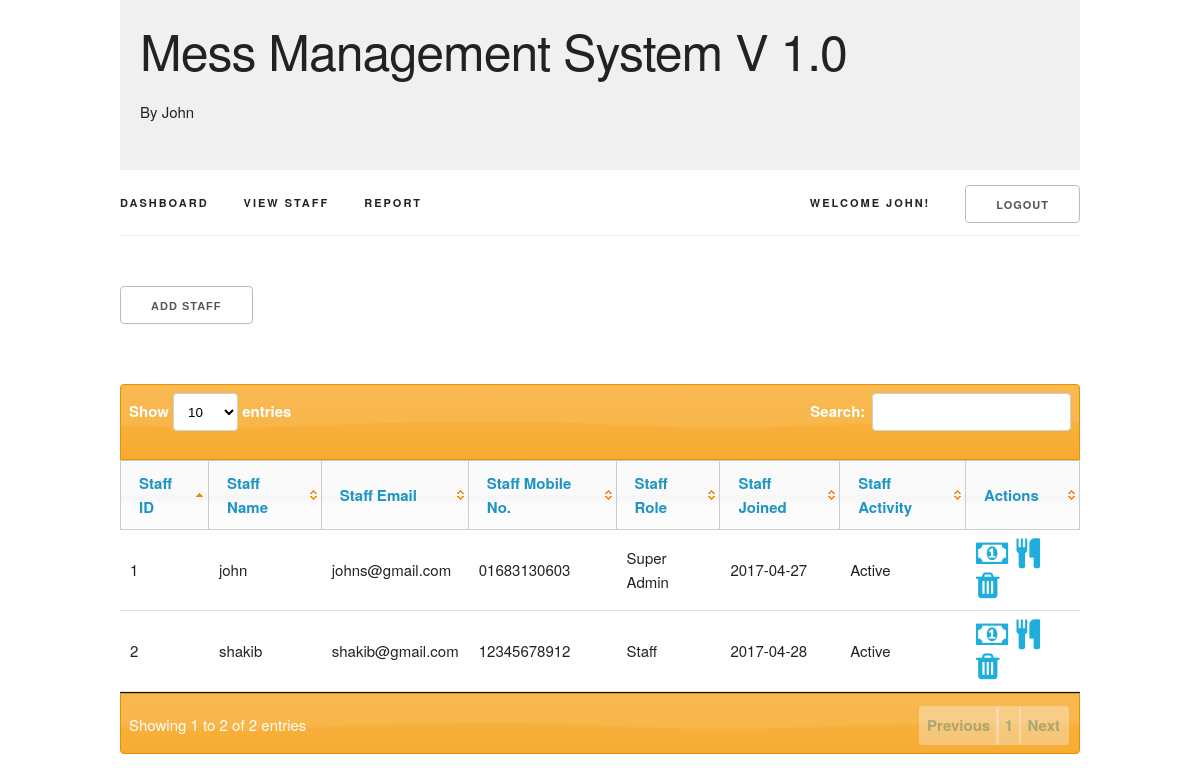
/staff.php (signed in), run on the app's committed database.
### tables this page shows
CREATE TABLE `mm_user` (
  `mm_user_id` int(11) NOT NULL,
  `mm_user_name` varchar(45) NOT NULL,
  `mm_user_email` varchar(45) NOT NULL,
  `mm_user_mobile` varchar(45) NOT NULL,
  `mm_user_pass` varchar(100) NOT NULL,
  `mm_user_created_at` date NOT NULL,
  `mm_user_role` int(11) NOT NULL,
  `mm_user_status` enum('1','0') NOT NULL
);

### config.php (called while the page is built, shortened)
<?php
function getStaffDetails( $con ) {
    $query = "SELECT * FROM mm_user";
    $result = mysqli_query( $con, $query );
    return $result;
}

### staff.php (the view, shortened to what this page needs)
<?php
    require 'config.php';
    $con = dbConnect();
    $details = getStaffDetails( $con );
?>
<?php require 'header.php' ?>
<?php require 'navbar.php' ?>
<div class="content">
    <button class="button" id="staffAddCall">Add Staff</button>
</div>
<div class="row">
    <div class="twelve columns">
        <table class="u-full-width" id='mess-tables'>
            <thead>
                <tr>
                    <th>Staff ID</th>
                    <th>Staff Name</th>
                    <th>Staff Email</th>
                    <th>Staff Mobile No.</th>
                    <th>Staff Role</th>
                    <th>Staff Joined</th>
                    <th>Staff Activity</th>
                    <?php if ( $_SESSION['mm_user_role'] == 1 ) : ?>
                    <th>Actions</th>
                    <?php endif; ?>
                </tr>
            </thead>
            <tbody>
                <?php while ( $row = mysqli_fetch_assoc( $details ) ) : ?>
                <tr>
                    <td><?php echo $row['mm_user_id']; ?></td>
                    <td><?php echo $row['mm_user_name']; ?></td>
                    <td><?php echo $row['mm_user_email']; ?></td>
                    <td><?php echo $row['mm_user_mobile']; ?></td>
                    <td><?php echo ( $row['mm_user_role'] == 1 ) ? 'Super Admin' : 'Staff'; ?></td>
                    <td><?php echo $row['mm_user_created_at']; ?></td>
                    <td><?php echo ( $row['mm_user_status'] == 1 ) ? 'Active' : 'Inactive'; ?></td>
                    <?php if ( $_SESSION['mm_user_role'] == 1 ) : ?>
                    <td>
                        <a href="diposit.php?user=<?php echo $row['mm_user_id']; ?>" title="Add Diposit"><i class="fa fa-money fa-2x"></i></a>&nbsp;
                        <a href="meal.php?user=<?php echo $row['mm_user_id']; ?>" title="Add Meal"><i class="fa fa-cutlery fa-2x"></i></a>&nbsp;
                        <?php if ( $row['mm_user_status'] == 1 ) : ?>
                        <a href="staffmod.php?ban=<?php echo $row['mm_user_id']; ?>" title="Make Staff Inactive"><i class="fa fa-trash fa-2x"></i></a>
                        <?php else : ?>
                        <a href="staffmod.php?active=<?php echo $row['mm_user_id']; ?>" title="Make Staff Active"><i class="fa fa-pencil-square-o fa-2x"></i></a>
                        <?php endif; ?>
                    </td>
                    <?php endif; ?>
                </tr>
                <?php endwhile; ?>
            </tbody>
        </table>
    </div>
</div>
<?php require 'footer.php' ?>

### assets/css/skeleton.css (style rules this page uses)
.column, .columns { width: 100%; float: left; box-sizing: border-box; }
@media (min-width: 550px) { .column, .columns { margin-left: 4%; } }
@media (min-width: 550px) { .column:first-child, .columns:first-child { margin-left: 0; } }
@media (min-width: 550px) { .twelve.columns { width: 100%; margin-left: 0; } }
html { font-size: 62.5%; }
body { font-size: 1.5em; line-height: 1.6; font-weight: 400; font-family: "Raleway", "HelveticaNeue", "Helvetica Neue", Helvetica, Arial, sans-serif; color: #222; }
a { color: #1EAEDB; }
.button, button, input[type="submit"], input[type="reset"], input[type="button"] { display: inline-block; height: 38px; padding: 0 30px; color: #555; text-align: center; font-size: 11px; font-weight: 600; line-height: 38px; letter-spacing: .1rem; text-transform: uppercase; text-decoration: none; white-space: nowrap; background-color: transparent; border-radius: 4px; border: 1px solid #bbb; cursor: pointer; box-sizing: border-box; }
th, td { padding: 12px 15px; text-align: left; border-bottom: 1px solid #E1E1E1; }
th:first-child, td:first-child { padding-left: 0; }
th:last-child, td:last-child { padding-right: 0; }
button, .button { margin-bottom: 1rem; }
pre, blockquote, dl, figure, table, p, ul, ol, form { margin-bottom: 2.5rem; }
.u-full-width { width: 100%; box-sizing: border-box; }
.container:after, .row:after, .u-cf { content: ""; display: table; clear: both; }

### assets/css/core.css (style rules this page uses)
* { margin: 0px; padding: 0px; }
.content { padding: 50px 0px; }

### data on the page
mm_user: mm_user_id "1", mm_user_name "john", mm_user_email "johns@gmail.com", mm_user_mobile "01683130603", shows "Super Admin", mm_user_created_at "2017-04-27", mm_user_status "Active"
mm_user: mm_user_id "2", mm_user_name "shakib", mm_user_email "shakib@gmail.com", mm_user_mobile "12345678912", shows "Staff", mm_user_created_at "2017-04-28", mm_user_status "Active"

### other printed values
$_SESSION['mm_user_name'] "JOHN"
